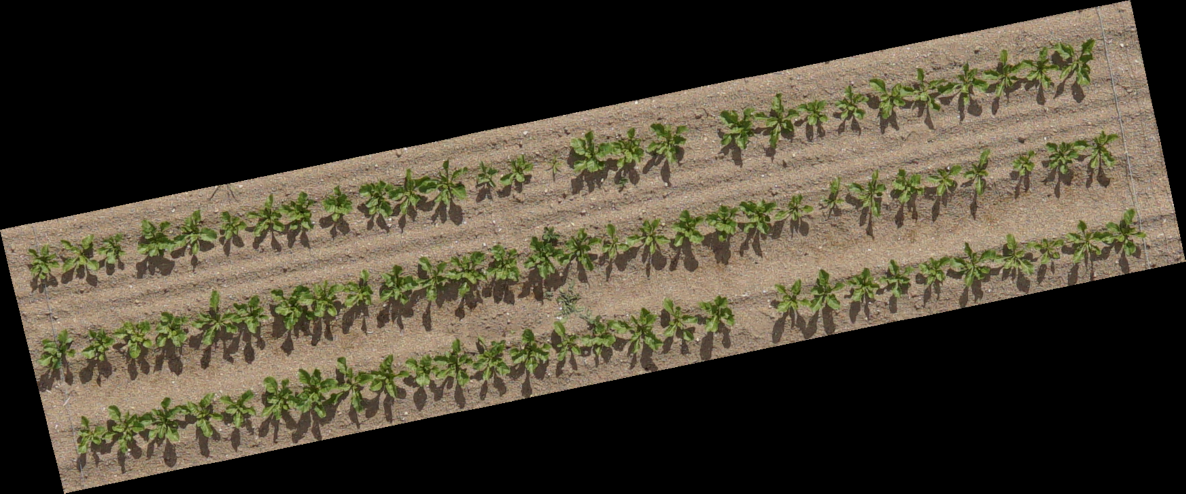
#> input picture data/raw/toy_datasets/toy_segmentation/103_DSC01167.png, 2371 x 987 px (shown at 1/2 size); its folder holds 3 pictures in this run
$ jupyter execute --allow-errors 05_segment_uav_rgb.ipynb
#> lines starting #> are read from the running program, lines starting #| are printed output that depends on the picture; after the words box and inside, x2 and y2 are one past the last pixel; in counts of white or black regions, pixels touching at a corner belong together; long printed decimals are rounded
# 05 — Crop-row and plant segmentation from UAV RGB images

## Objective

This notebook develops a method to **segment and count plants in RGB UAV images of crop rows**.

The dataset contains near-vertical RGB images of experimental plots. Plants are generally arranged in straight, regularly spaced rows, with some missing plants and occasional overlaps. Bounding-box annotations are available and will be used for validation.

## Previous work

In notebook `04_explore_uav_rgb`, we characterised the UAV RGB dataset and analysed the associated plant annotations.

A subset of **9 representative images** was selected as a toy dataset for developing the segmentation method.

The **Excess Green Index (ExG)** was tested as a vegetation signal because green vegetation tends to have a relatively higher green-channel response than soil and background.

ExG provides a simple way to enhance vegetation in RGB images, but the resulting signal is not sufficient on its own to reliably separate individual plants.

## Approach

The segmentation method developed here exploits both the **vegetation signal** and the **geometric structure of the crop rows**.

The workflow is:

```text
RGB image
    ↓
ExG / vegetation signal
    ↓
Estimate crop-row orientation
    ↓
Rotate image
    ↓
Detect crop-row centres
    ↓
Extract crop-row regions
    ↓
Segment vegetation within each row
    ↓
Analyse vegetation distribution along the row
    ↓
Estimate expected plant positions
    ↓
Detect missing plants
    ↓
Validate against available annotations
```

The method is first developed on a single representative image. Parameters and intermediate results are inspected visually to understand the behaviour of each processing step.

Once the approach has been validated, the resulting operations will be implemented as reusable functions in src/opencropphenotyping/.

## Notebook structure

1. RGB and vegetation signal
2. Annotation-based characterisation of the vegetation signal
3. Crop-row geometry
4. Row-based vegetation segmentation
5. Plant detection and counting
6. Validation against annotations
7. Conclusions and next steps

## 1. RGB and vegetation signal

The RGB images are first inspected to characterise their spatial dimensions, colour channels and pixel-value distributions.

The Excess Green Index (ExG) is then computed as a simple vegetation signal. Its distribution is analysed both on a representative image and across the toy dataset to assess whether it provides sufficient contrast between vegetation and background.

[cell 1]
from pathlib import Path
from PIL import Image
import matplotlib.pyplot as plt
import numpy as np
import pandas as pd
import json

project_root = Path.cwd().parent
dataset_dir = project_root/ "data/raw/toy_datasets/toy_segmentation"

image_paths = list(dataset_dir.glob("*.png"))

print(f"Number of images: {len(image_paths)}")

[cell 2]
# Look at image dataset

for path in image_paths:
    with Image.open(path) as image:
#> image is the input picture: PIL image 2371x987 RGB; mean R, G, B 72.4, 65.2, 50.6
        print(
            f"{path.name}: "
            f"{image.size[0]} × {image.size[1]} px, "
            f"{image.mode}, "
            f"bands={image.getbands()}"
        )
#| 103_DSC01167.png: 2371 × 987 px, RGB, bands=('R', 'G', 'B')

# Display all images

fig, axes = plt.subplots(3, 3, figsize=(15, 10))

for ax, path in zip(axes.flat, image_paths):
    with Image.open(path) as image:
        ax.imshow(image)

    ax.set_title(path.name)
    ax.axis("off")

plt.tight_layout()
plt.show()

[cell 3]
# Look at RGB channels of one image

image = Image.open(image_paths[0])

rgb = np.asarray(image)

print("Shape:", rgb.shape) # height, width, channels
#| Shape: (987, 2371, 3)
print("Dtype:", rgb.dtype)
#| Dtype: uint8

# Extract RGB channels

red = rgb[:, :, 0].astype(np.float32)
green = rgb[:, :, 1].astype(np.float32)
blue = rgb[:, :, 2].astype(np.float32)

[cell 4]
# Display the channels

fig, axes = plt.subplots(1, 3, figsize=(18, 5))

axes[0].imshow(red, cmap="Reds", vmin=0, vmax=255)
axes[0].set_title("Red channel")

axes[1].imshow(green, cmap="Greens", vmin=0, vmax=255)
axes[1].set_title("Green channel")

axes[2].imshow(blue, cmap="Blues", vmin=0, vmax=255)
axes[2].set_title("Blue channel")

for ax in axes:
    ax.axis("off")

plt.tight_layout()
plt.show()

[cell 5]
# Display pixel value distribution for each channel

fig, axes = plt.subplots(1, 3, figsize=(18, 4))

axes[0].hist(red.ravel(), bins=20)
axes[0].set_title("Red pixel values")
axes[0].set_xlabel("Pixel value")
axes[0].set_ylabel("Frequency")

axes[1].hist(green.ravel(), bins=20)
axes[1].set_title("Green pixel values")
axes[1].set_xlabel("Pixel value")
axes[1].set_ylabel("Frequency")

axes[2].hist(blue.ravel(), bins=20)
axes[2].set_title("Blue pixel values")
axes[2].set_xlabel("Pixel value")
axes[2].set_ylabel("Frequency")

plt.tight_layout()
plt.show()

[cell 6]
# Compute the Excess of Green Index (ExG)

exg = 2 * green - red - blue

print("ExG dtype:", exg.dtype)
#| ExG dtype: float32

print(
    f"ExG range: {exg.min():.1f} – {exg.max():.1f}"
)
#| ExG range: -47.0 – 118.0
print(
    f"ExG mean: {exg.mean():.1f}"
)
#| ExG mean: 7.5
print(
    f"ExG median: {np.median(exg):.1f}"
)
#| ExG median: 0.0

[cell 7]
# Display ExG

fig, ax = plt.subplots(figsize=(12,4))

im = ax.imshow(exg, cmap="RdYlGn")

ax.set_title("Excess of Green (ExG)")
ax.axis("off")

fig.colorbar(im, ax=ax, label="ExG")

plt.tight_layout()
plt.show()

fig, ax = plt.subplots(figsize=(8,4))

ax.hist(exg.ravel())
ax.set_title("Excess of Green (ExG) pixel distribution")
ax.set_xlabel("ExG")
ax.set_ylabel("Frequency")

plt.tight_layout()
plt.show()

### ExG distribution across the dataset

The ExG distributions are inspected across the toy dataset to assess whether a common vegetation threshold could be used.

[cell 8]
# Loop over all images to describe ExG pixel distribution

exg_stats = []

for image_path in image_paths:
    image = Image.open(image_path)

    rgb = np.asarray(image)

    red = rgb[:, :, 0].astype(np.float32)
    green = rgb[:, :, 1].astype(np.float32)
    blue = rgb[:, :, 2].astype(np.float32)

    exg = 2 * green - red - blue

    exg_stats.append({
        "image": image_path.name,
        "min": exg.min(),
        "max": exg.max(),
        "mean": exg.mean(),
        "median": np.median(exg),
    })

exg_df = pd.DataFrame(exg_stats)
#> exg_df = table of 3 rows and 5 columns
print(exg_df)
#|               image   min    max      mean  median
#| 0  103_DSC01167.png -47.0  118.0  7.488     0.0
#| 1  104_DSC09694.png -31.0  105.0  6.427     2.0
#| 2  108_DSC01166.png -35.0  115.0  7.965     0.0
exg_df.describe()
#> Out = table of 8 rows and 4 columns

[cell 9]
fig, axes = plt.subplots(
    3, 3,
    figsize=(15, 10),
)

for ax, image_path in zip(axes.flat, image_paths):

    image = Image.open(image_path)
    rgb = np.asarray(image)

    red = rgb[:, :, 0].astype(np.float32)
    green = rgb[:, :, 1].astype(np.float32)
    blue = rgb[:, :, 2].astype(np.float32)

    exg = 2 * green - red - blue

    ax.hist(exg.ravel(), bins=50)

    ax.set_title(image_path.name)
    ax.set_xlabel("ExG")
    ax.set_ylabel("Frequency")

plt.tight_layout()
plt.show()

[cell 10]
# Visually compare RGB and ExG images

fig, axes = plt.subplots(1, 2, figsize=(16, 5))

axes[0].imshow(image)
axes[0].set_title("RGB image")
axes[0].axis("off")

im = axes[1].imshow(exg, cmap="RdYlGn")
axes[1].set_title("Excess Green (ExG)")
axes[1].axis("off")

fig.colorbar(im, ax=axes[1], label="ExG")

plt.tight_layout()
plt.show()
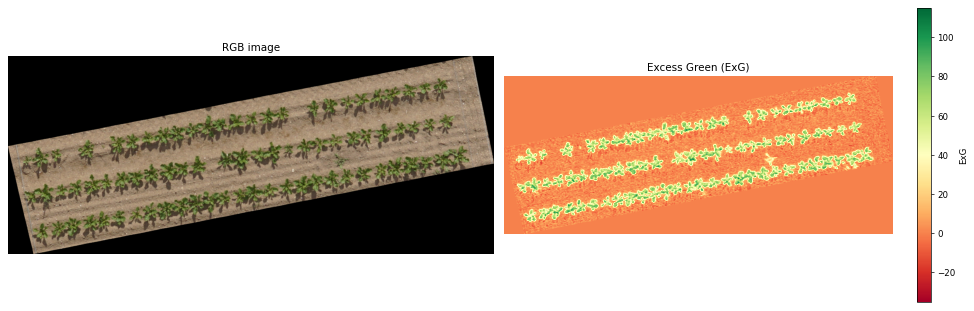
#> figure drawn by matplotlib, 3 panels

## 2. Annotation-based characterisation of the vegetation signal

The previous section showed that ExG provides a useful vegetation signal in the RGB images.

The plant annotations now provide reference locations for the individual plants. These annotations are used to characterise the ExG signal inside and outside plant bounding boxes.

The objective is to assess whether ExG provides sufficient contrast between vegetation and soil to define a useful vegetation mask.

This analysis is exploratory: the annotations are used here to understand the vegetation signal, not to train the final segmentation method.

[cell 11]
# Load plant annotations

json_paths = list(dataset_dir.glob("*.json"))

annotations = {}

for path in json_paths:
    with open(path, encoding="utf-8") as f:
        annotations[path.name] = json.load(f)

#> (the rest of this cell did not finish here and is left out)

[cell 12]
# Link each image to its plant annotations

image_annotations = {}

for data in annotations.values():

    for image in data["images"]:
        image_annotations[image["file_name"]] = {
            "image": image,
            "annotations": [
                annotation
                for annotation in data["annotations"]
                if annotation["image_id"] == image["id"]
            ],
        }
#> after the loop, image_annotations = 0 items

#> (the rest of this cell did not finish here and is left out)

[cell 13]
# Extract ExG pixels from plant bounding boxes

# [24 lines left out: function extract_bbox_pixels, not called in this run]

[cell 14]
# Get annotations for one image first
# Characterise ExG values inside plant bounding boxes

image_path = image_paths[0]

#> (the rest of this cell did not finish here and is left out)

[cell 15]
# Display distributions between in and out of the boxes

fig, ax = plt.subplots(figsize=(8, 5))

#> (the rest of this cell did not finish here and is left out)

[cell 16]
# Visualisation of the image and its annotation

from matplotlib.patches import Rectangle

# Take first image as example

image_path = image_paths[0]
#> (the rest of this cell did not finish here and is left out)

#> (a cell that did not finish here is left out)

### ExG thresholding

The ExG distributions show that plant bounding boxes generally contain higher ExG values than the surrounding image.

However, the distributions overlap substantially. A global ExG threshold can therefore identify many vegetation pixels, but it also produces background noise and fragmented vegetation regions.

We therefore do not use ExG thresholding alone to identify individual plants.

Instead, the vegetation signal will be combined with the known geometric structure of the crop rows.

##### Effect of the ExG threshold

[cell 18]
# Show segmentation with a given threshold

threshold = 25

vegetation_mask = exg > threshold
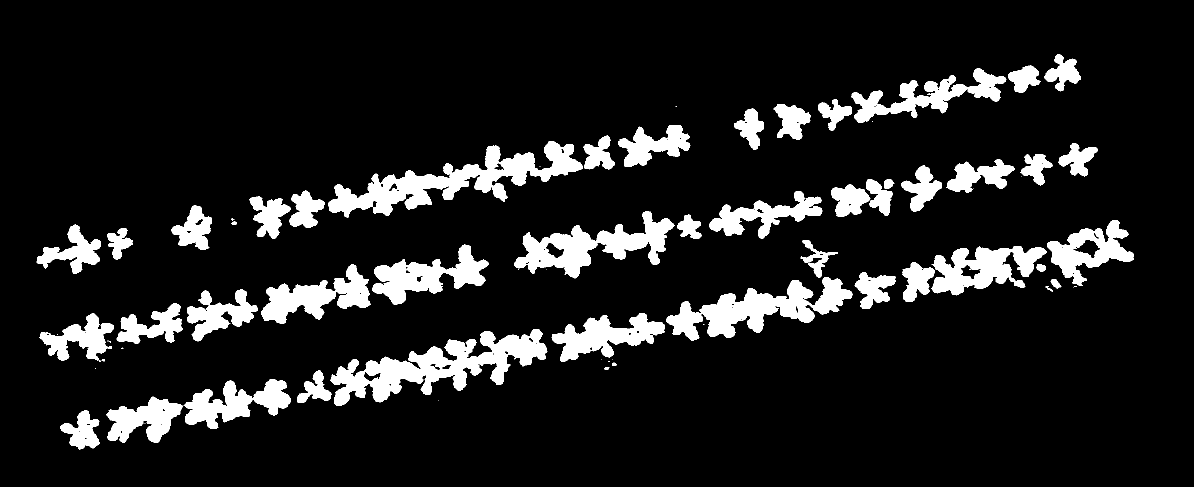
#> vegetation_mask: shape (973, 2388) bool (shown at 1/2 size); 11.5% white; 70 white regions (22 under 20 px), largest, box (x1, y1, x2, y2) and area: (661, 658, 1095, 811) 24819, (656, 282, 1166, 435) 24128, (1332, 554, 1705, 681) 18866

fig, ax = plt.subplots(figsize=(16, 5))

ax.imshow(vegetation_mask, cmap="gray")
ax.set_title(f"ExG vegetation mask — threshold = {threshold}")

ax.axis("off")

plt.show()

[cell 19]
# The same with multiple thresholds

for threshold in [10, 25, 50, 75, 100]:
    vegetation_mask = exg > threshold

    fig, ax = plt.subplots(figsize=(16, 5))

    ax.imshow(vegetation_mask, cmap="gray")
    ax.set_title(f"ExG > {threshold}")

    ax.axis("off")
    plt.show()

## 3. Crop-row orientation

The crop rows are approximately straight and parallel within each image.

Before detecting their positions, we first estimate their orientation on a representative image.

The objective is to determine the direction of the crop rows and assess whether they can be approximated as parallel lines.

[cell 20]
image_path = dataset_dir / "103_DSC01167.png"

image = Image.open(image_path)

plt.figure(figsize=(16, 6))
plt.imshow(image)
plt.axis("off")
plt.show()

[cell 21]
# Try to determine row angles
image = np.array(Image.open(image_path))

height, width = image.shape[:2]

# angles = [-30, -25, -20, -15, -10, -5, 0]

# Candidate crop-row orientations
angles = np.arange(-20, -4, 1)

print("Candidate angles:", angles)

fig, axes = plt.subplots(
    len(angles),
    1,
    figsize=(16, 4 * len(angles))
)

for ax, angle in zip(axes, angles):

    ax.imshow(image)

    theta = np.deg2rad(angle)

    # Centre de l'image
    x0 = width / 2
    y0 = height / 2

    # Direction de la ligne
    dx = np.cos(theta)
    dy = np.sin(theta)

    length = max(width, height)

    x1 = x0 - length * dx
    y1 = y0 - length * dy

    x2 = x0 + length * dx
    y2 = y0 + length * dy

    ax.plot(
        [x1, x2],
        [y1, y2],
        linewidth=2,
    )

    ax.set_title(f"Angle = {angle}°")
    ax.axis("off")
#> this loop made 16 passes
#> (theta, dx, dy, x1, y1, x2, y2) on passes 1 to 8: (-0.349, 0.94, -0.342, -1042.5, 1304.4, 3413.5, -317.4), (-0.332, 0.946, -0.326, -1056.3, 1265.4, 3427.3, -278.4), (-0.314, 0.951, -0.309, -1069.5, 1226.2, 3440.5, -239.2), (-0.297, 0.956, -0.292, -1081.9, 1186.7, 3452.9, -199.7), (-0.279, 0.961, -0.276, -1093.7, 1147, 3464.7, -160), (-0.262, 0.966, -0.259, -1104.7, 1107.2, 3475.7, -120.2), (-0.244, 0.97, -0.242, -1115.1, 1067.1, 3486.1, -80.1), (-0.227, 0.974, -0.225, -1124.7, 1026.9, 3495.7, -39.86)

plt.tight_layout()
plt.show()

[cell 22]
# Refine the decision by rotating the image at different angle
# and find out the best angle

from scipy.ndimage import rotate

rotated_images = {}

for angle in angles:

    rotated = rotate(
        exg,
        angle=angle,
        reshape=True,
        order=1,
    )

    rotated_images[angle] = rotated
#> after the loop, rotated_images = 16 items

# Compute the profil ExG for each rotation angle
profiles = {}

for angle, rotated_exg in rotated_images.items():

    profile = rotated_exg.mean(axis=1)

    profiles[angle] = profile
#> this loop made 16 passes
#> after the loop, profiles = 16 items

[cell 23]
# Plot some profiles

selected_angles = [-15, -14, -13, -12, -11, -10]

fig, axes = plt.subplots(
    len(selected_angles),
    1,
    figsize=(16, 10),
)

for ax, angle in zip(axes, selected_angles):

    ax.plot(profiles[angle])

    ax.set_title(f"Vegetation profile after rotation: {angle}°")
    ax.set_xlabel("Image row")
    ax.set_ylabel("Mean ExG")
    ax.grid()
#> this loop made 6 passes

plt.tight_layout()
plt.show()

[cell 24]
# Select the estimated crop-row orientation
best_angle = -11

# Use the rotated ExG image
rotated_exg = rotated_images[best_angle]
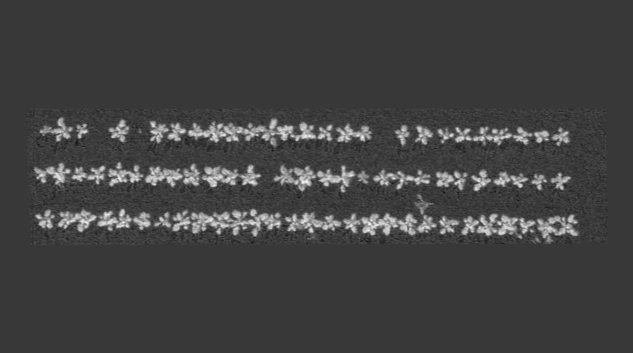
#> rotated_exg: shape (1411, 2530) float32 (shown at 1/4 size); min -32.28, max 113.6, mean 5.2; drawn with min black and max white

# Get the rotated RGB image
rotated_img = rotate(
        image,
        angle=angle,
        reshape=True,
        order=1,
    )
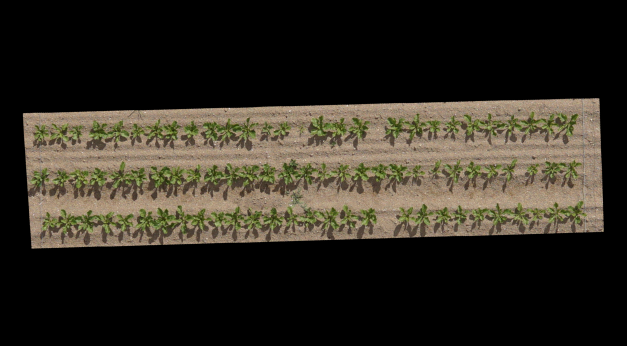
#> rotated_img: shape (1384, 2506, 3) (shown at 1/4 size); mean R, G, B 48.8, 44, 34.2

# Compute the mean ExG value for each image row
row_profile = rotated_exg.mean(axis=1)
#> row_profile = 1411 values, max 44.79 at index 891, min 0 at index 0, mean 5.18

[cell 25]
fig, ax = plt.subplots(2, 1, figsize=(16, 8))

# Display the rotated ExG image
ax[0].imshow(rotated_exg, origin="lower", cmap="gray")
ax[0].axis("off")
ax[0].set_title(
    f"Rotated ExG image ({best_angle}° rotation)"
)

# Display the crop-row profile
ax[1].plot(row_profile)
ax[1].set_xlabel("Image row (pixels)")
ax[1].set_ylabel("Mean ExG")
ax[1].set_title(
    f"Crop-row vegetation profile ({best_angle}° rotation)"
)
ax[1].grid()

plt.tight_layout()
plt.show()

## 4. Crop-row detection

Once the image has been rotated so that the crop rows are approximately horizontal, the vegetation signal can be aggregated along the horizontal axis.

This produces a vertical vegetation profile in which crop rows appear as peaks.

The profile is smoothed before detecting local maxima. A minimum peak distance is used to avoid detecting multiple peaks within the same crop row.

[cell 26]
# Display the vegetation profile
fig, ax = plt.subplots(figsize=(16, 5))

ax.plot(row_profile)

ax.set_xlabel("Image row (pixels)")
ax.set_ylabel("Mean ExG")
ax.set_title("Vertical vegetation profile")

ax.grid()

plt.show()

[cell 27]
# Define a simple vegetation mask
vegetation_mask = rotated_exg > 25
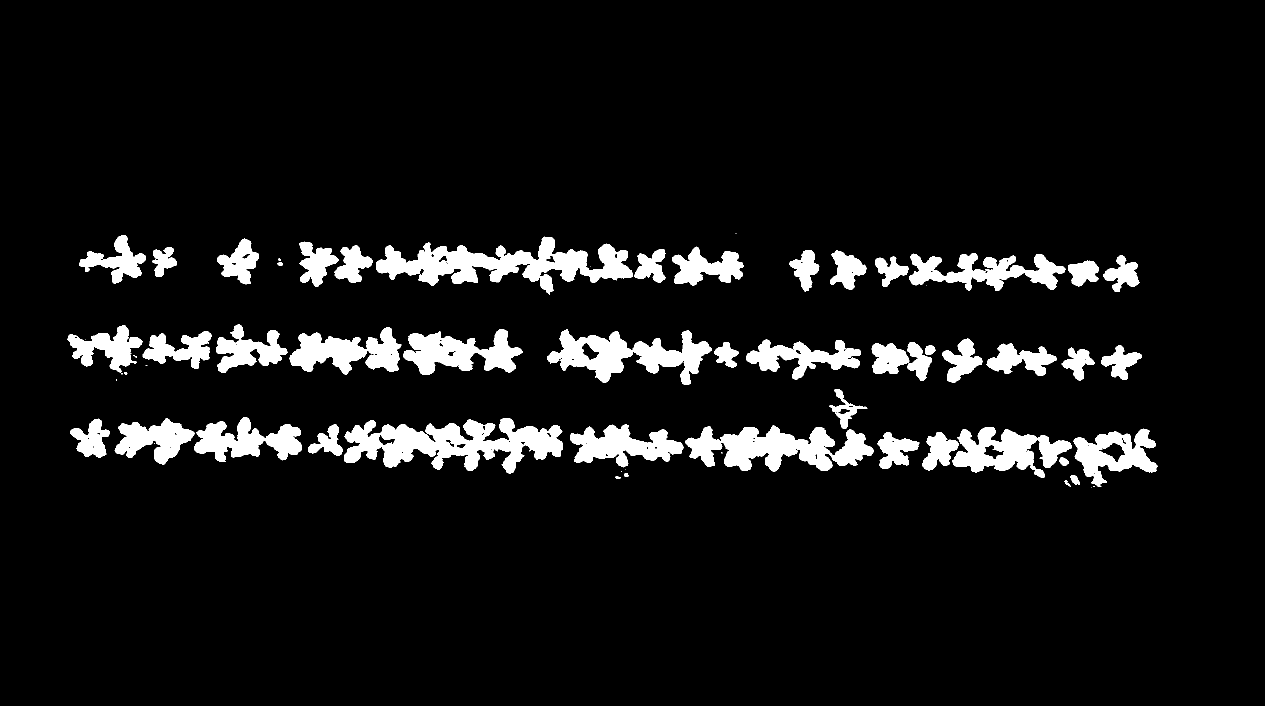
#> vegetation_mask: shape (1411, 2530) bool (shown at 1/2 size); 7.5% white; 65 white regions (17 under 20 px), largest, box (x1, y1, x2, y2) and area: (688, 836, 1126, 947) 25081, (752, 473, 1266, 589) 24363, (1371, 851, 1747, 943) 18981

# Count vegetation pixels for each image row
row_vegetation_count = vegetation_mask.sum(axis=1)
#> row_vegetation_count = 1411 values, max 1797 at index 888, min 0 at index 0, mean 190.2

# Display the vegetation profile
fig, ax = plt.subplots(figsize=(16, 5))

ax.plot(row_vegetation_count)

ax.set_xlabel("Image row (pixels)")
ax.set_ylabel("Vegetation pixel count")
ax.set_title("Vegetation profile along the vertical axis")

ax.grid()

plt.show()

##### Detect crop-row peaks

The vegetation profile shows clear peaks corresponding to the crop rows.

We now detect these peaks automatically. A small amount of smoothing is applied first to reduce local noise, while a minimum distance between peaks is used to avoid detecting multiple peaks within the same crop row.

[cell 28]
# Use scipy functions to smoothe and find peaks

from scipy.signal import savgol_filter
from scipy.signal import find_peaks

# Smooth the vegetation profile
smoothed_profile = savgol_filter(
    row_profile,
    window_length=51,
    polyorder=2,
)
#> smoothed_profile = 1411 values, max 43.48 at index 890, min -0.128 at index 996, mean 5.18

peaks, properties = find_peaks(
    smoothed_profile,
    distance=100,
    prominence=10,
)
#> peaks = [536, 713, 890]; properties = {'prominences': [32.74, 38.85, 43.6], 'left_bases': [414, 414, 414], 'right_bases': [585, 780, 996]}

[cell 29]
fig, ax = plt.subplots(figsize=(16, 5))

ax.plot(row_profile, alpha=0.4, label="Original profile")
ax.plot(smoothed_profile, label="Smoothed profile")

ax.scatter(
    peaks,
    smoothed_profile[peaks],
    zorder=3,
    label="Detected peaks",
)

ax.set_xlabel("Image row (pixels)")
ax.set_ylabel("Mean ExG")
ax.set_title("Crop-row peak detection")

ax.legend()
ax.grid()

plt.show()
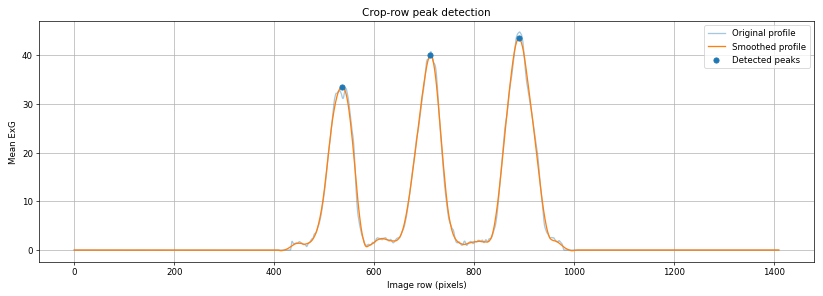
#> figure drawn by matplotlib, 1 panel; curve peaks at x = 891, y = 44.79; curve peaks at x = 890, y = 43.48

print("Detected peaks:", peaks)
#| Detected peaks: [536 713 890]
print("Number of detected peaks:", len(peaks))
#| Number of detected peaks: 3
#> (the rest of the program and of its run is left out)
